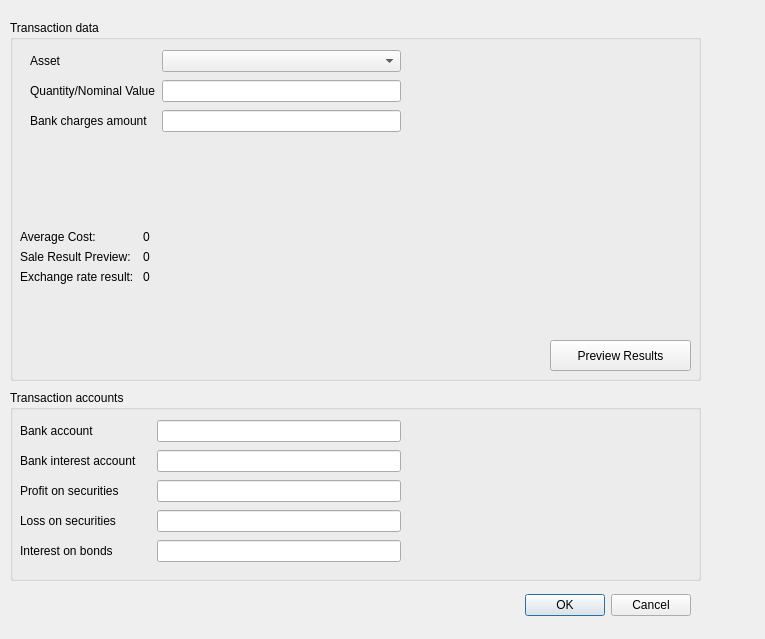
<?xml version="1.0" encoding="UTF-8"?>
<ui version="4.0">
 <class>Dialog</class>
 <widget class="QDialog" name="Dialog">
  <property name="geometry">
   <rect>
    <x>0</x>
    <y>0</y>
    <width>765</width>
    <height>639</height>
   </rect>
  </property>
  <property name="windowTitle">
   <string>Transaction Details</string>
  </property>
  <widget class="QGroupBox" name="groupBox">
   <property name="geometry">
    <rect>
     <x>10</x>
     <y>20</y>
     <width>691</width>
     <height>361</height>
    </rect>
   </property>
   <property name="title">
    <string>Transaction data</string>
   </property>
   <widget class="QWidget" name="formLayoutWidget">
    <property name="geometry">
     <rect>
      <x>20</x>
      <y>30</y>
      <width>371</width>
      <height>121</height>
     </rect>
    </property>
    <layout class="QFormLayout" name="formLayout">
     <property name="verticalSpacing">
      <number>8</number>
     </property>
     <item row="0" column="0">
      <widget class="QLabel" name="item_label">
       <property name="text">
        <string>Asset</string>
       </property>
      </widget>
     </item>
     <item row="0" column="1">
      <widget class="QComboBox" name="item_comboBox"/>
     </item>
     <item row="1" column="0">
      <widget class="QLabel" name="quantity_label">
       <property name="text">
        <string>Quantity/Nominal Value</string>
       </property>
      </widget>
     </item>
     <item row="1" column="1">
      <widget class="QLineEdit" name="quantity_lineEdit"/>
     </item>
     <item row="2" column="0">
      <widget class="QLabel" name="bank_charges_amount_label">
       <property name="text">
        <string>Bank charges amount</string>
       </property>
      </widget>
     </item>
     <item row="2" column="1">
      <widget class="QLineEdit" name="bank_charges_amount_lineEdit"/>
     </item>
    </layout>
   </widget>
   <widget class="QPushButton" name="showResultsPreview_button">
    <property name="geometry">
     <rect>
      <x>540</x>
      <y>320</y>
      <width>141</width>
      <height>31</height>
     </rect>
    </property>
    <property name="text">
     <string>Preview Results</string>
    </property>
   </widget>
   <widget class="QWidget" name="formLayoutWidget_3">
    <property name="geometry">
     <rect>
      <x>10</x>
      <y>210</y>
      <width>371</width>
      <height>101</height>
     </rect>
    </property>
    <layout class="QFormLayout" name="formLayout_3">
     <item row="0" column="0">
      <widget class="QLabel" name="averageCostTitle_label">
       <property name="text">
        <string>Average Cost: </string>
       </property>
      </widget>
     </item>
     <item row="1" column="0">
      <widget class="QLabel" name="saleResultPreviewTitle_label">
       <property name="text">
        <string>Sale Result Preview: </string>
       </property>
      </widget>
     </item>
     <item row="1" column="1">
      <widget class="QLabel" name="saleResultPreview_label">
       <property name="text">
        <string>0</string>
       </property>
      </widget>
     </item>
     <item row="2" column="0">
      <widget class="QLabel" name="exchangeResultPreviewTitle_label">
       <property name="text">
        <string>Exchange rate result: </string>
       </property>
      </widget>
     </item>
     <item row="2" column="1">
      <widget class="QLabel" name="exchangeResultPreview_label">
       <property name="text">
        <string>0</string>
       </property>
      </widget>
     </item>
     <item row="0" column="1">
      <widget class="QLabel" name="averageCost_label">
       <property name="text">
        <string>0</string>
       </property>
      </widget>
     </item>
    </layout>
   </widget>
  </widget>
  <widget class="QGroupBox" name="groupBox_2">
   <property name="geometry">
    <rect>
     <x>10</x>
     <y>390</y>
     <width>691</width>
     <height>191</height>
    </rect>
   </property>
   <property name="title">
    <string>Transaction accounts</string>
   </property>
   <widget class="QWidget" name="formLayoutWidget_2">
    <property name="geometry">
     <rect>
      <x>10</x>
      <y>30</y>
      <width>381</width>
      <height>144</height>
     </rect>
    </property>
    <layout class="QFormLayout" name="formLayout_2">
     <property name="horizontalSpacing">
      <number>8</number>
     </property>
     <property name="verticalSpacing">
      <number>8</number>
     </property>
     <item row="0" column="0">
      <widget class="QLabel" name="bankAccount_label">
       <property name="text">
        <string>Bank account</string>
       </property>
      </widget>
     </item>
     <item row="0" column="1">
      <widget class="QLineEdit" name="bankAccount_lineEdit"/>
     </item>
     <item row="1" column="0">
      <widget class="QLabel" name="BankInterest_label">
       <property name="text">
        <string>Bank interest account    </string>
       </property>
      </widget>
     </item>
     <item row="1" column="1">
      <widget class="QLineEdit" name="BankInterest_lineEdit"/>
     </item>
     <item row="2" column="0">
      <widget class="QLabel" name="ProfitOnSecurities_label">
       <property name="text">
        <string>Profit on securities</string>
       </property>
      </widget>
     </item>
     <item row="2" column="1">
      <widget class="QLineEdit" name="ProfitOnSecurities_lineEdit"/>
     </item>
     <item row="3" column="0">
      <widget class="QLabel" name="LossOnSecurities_label">
       <property name="text">
        <string>Loss on securities</string>
       </property>
      </widget>
     </item>
     <item row="3" column="1">
      <widget class="QLineEdit" name="LossOnSecurities_lineEdit"/>
     </item>
     <item row="4" column="0">
      <widget class="QLabel" name="interestOnBond_label">
       <property name="text">
        <string>Interest on bonds</string>
       </property>
      </widget>
     </item>
     <item row="4" column="1">
      <widget class="QLineEdit" name="interestOnBond_lineEdit"/>
     </item>
    </layout>
   </widget>
  </widget>
  <widget class="QDialogButtonBox" name="cancel_button">
   <property name="geometry">
    <rect>
     <x>350</x>
     <y>590</y>
     <width>341</width>
     <height>31</height>
    </rect>
   </property>
   <property name="orientation">
    <enum>Qt::Horizontal</enum>
   </property>
   <property name="standardButtons">
    <set>QDialogButtonBox::Cancel|QDialogButtonBox::Ok</set>
   </property>
  </widget>
 </widget>
 <resources/>
 <connections>
  <connection>
   <sender>cancel_button</sender>
   <signal>accepted()</signal>
   <receiver>Dialog</receiver>
   <slot>accept()</slot>
   <hints>
    <hint type="sourcelabel">
     <x>248</x>
     <y>254</y>
    </hint>
    <hint type="destinationlabel">
     <x>157</x>
     <y>274</y>
    </hint>
   </hints>
  </connection>
  <connection>
   <sender>cancel_button</sender>
   <signal>rejected()</signal>
   <receiver>Dialog</receiver>
   <slot>reject()</slot>
   <hints>
    <hint type="sourcelabel">
     <x>316</x>
     <y>260</y>
    </hint>
    <hint type="destinationlabel">
     <x>286</x>
     <y>274</y>
    </hint>
   </hints>
  </connection>
 </connections>
</ui>
